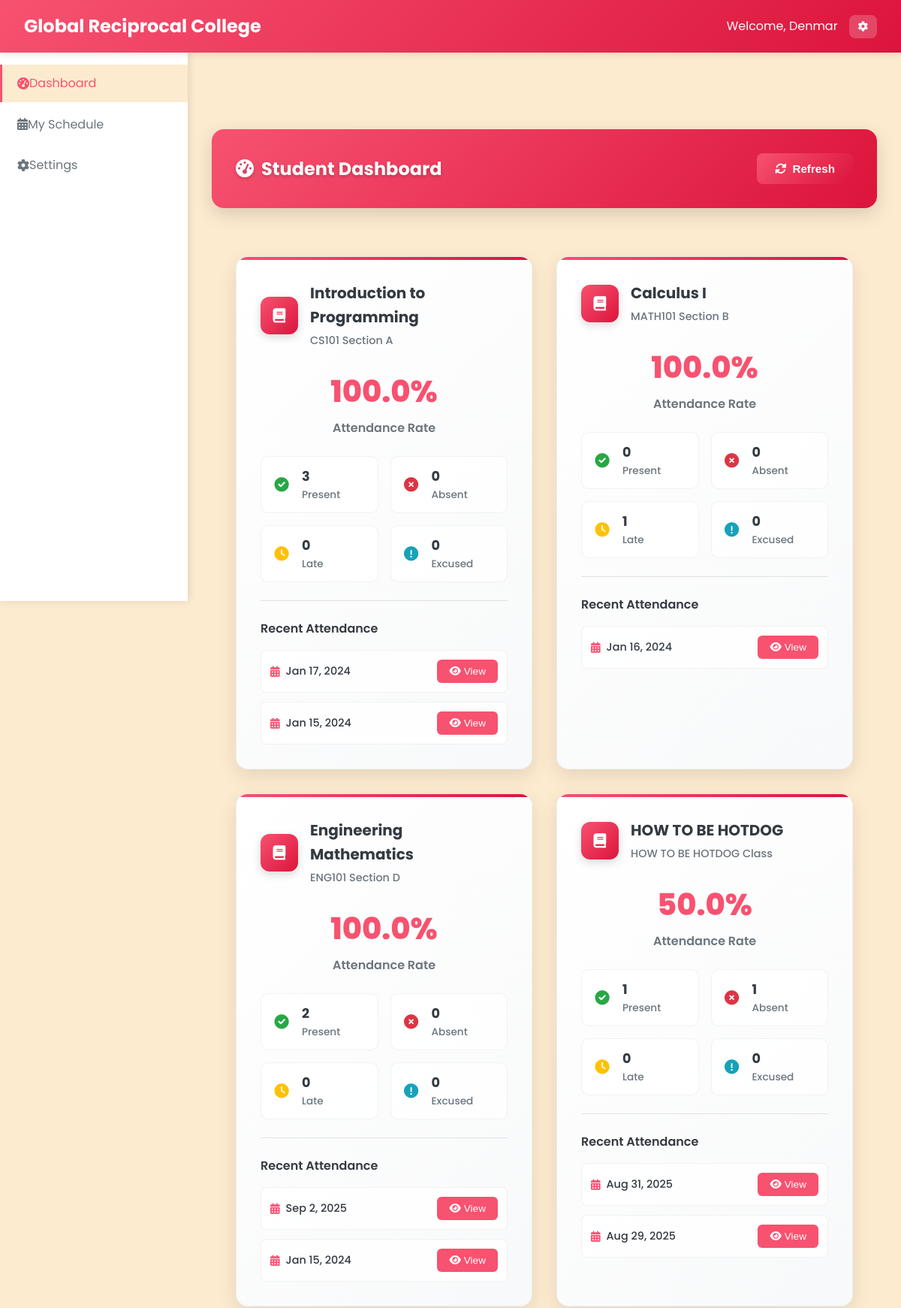
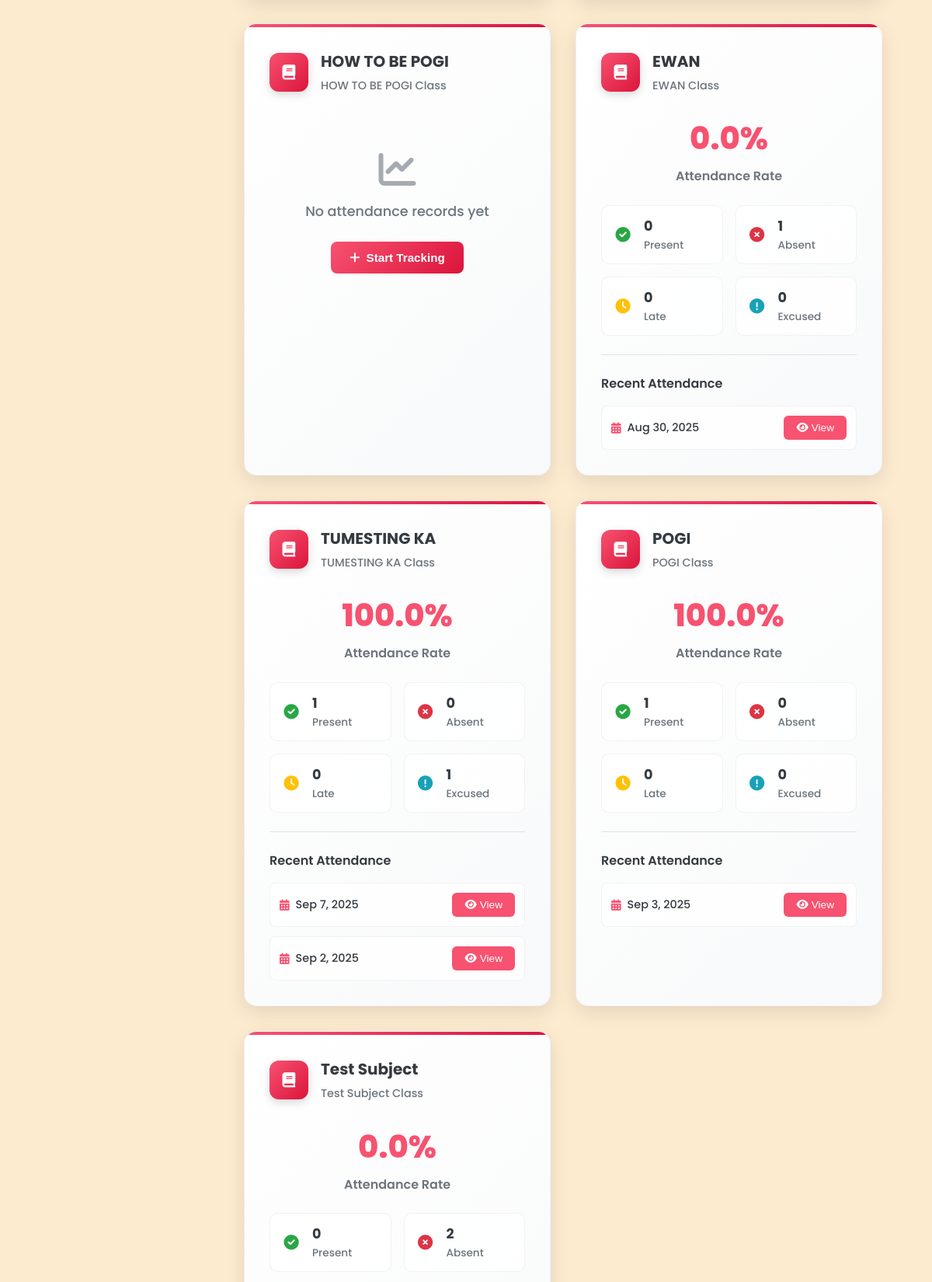
The app's page /Student/student_dashboard.php (signed in, upper part) with its own data (2 pictures, top to bottom).
### tables this page shows
CREATE TABLE `classes` (
  `class_id` varchar(20) NOT NULL,
  `class_name` varchar(100) NOT NULL,
  `class_code` varchar(20) NOT NULL,
  `subject_id` varchar(20) DEFAULT NULL,
  `professor_id` varchar(20) DEFAULT NULL,
  `schedule` varchar(100) DEFAULT NULL,
  `room` varchar(50) DEFAULT NULL,
  `created_at` datetime NOT NULL,
  `updated_at` datetime NOT NULL,
  `section` varchar(10) DEFAULT NULL
);

CREATE TABLE `subjects` (
  `subject_id` varchar(20) NOT NULL,
  `subject_name` varchar(100) NOT NULL,
  `subject_code` varchar(20) NOT NULL,
  `description` text DEFAULT NULL,
  `credits` int(11) NOT NULL,
  `created_at` datetime NOT NULL,
  `updated_at` datetime NOT NULL
);

### Student/student_dashboard.php (the view, shortened to what this page needs)
     <?php
require_once '../php/db.php';
$student_id = $_SESSION['user_id'];
?>
<!DOCTYPE html>
<html lang="en">
<head>
    <link rel="stylesheet" href="../css/styles_fixed.css">
    <link rel="stylesheet" href="https://cdnjs.cloudflare.com/ajax/libs/font-awesome/6.0.0/css/all.min.css">
</head>
<body>
    <?php include '../includes/navbar_student.php'; ?>
    <?php include '../includes/sidebar_student.php'; ?>
    <main class="main-content">
        <div class="table-header-enhanced">
            <h2 class="table-title-enhanced"><i class="fas fa-tachometer-alt" style="margin-right: 10px;"></i>Student Dashboard</h2>
            <div class="table-actions-enhanced">
                <button class="btn btn-primary" onclick="refreshDashboard()">
                    <i class="fas fa-sync-alt"></i>
                    Refresh
                </button>
            </div>
        </div>
        <div class="dashboard-container">
        <?php
        $stmt = $pdo->prepare("SELECT c.class_id, c.class_name, s.subject_name
                               FROM student_classes sc
                               JOIN classes c ON sc.class_id = c.class_id
                               JOIN subjects s ON c.subject_id = s.subject_id
                               WHERE sc.student_id = ?");
        $stmt->execute([$student_id]);
        $student_subjects = $stmt->fetchAll();
        $attendance_stats = [];
        $recent_dates = [];
        foreach ($student_subjects as $subject) {
            $query = "SELECT
                        COUNT(*) as total_records,
                        SUM(CASE WHEN status = 'Present' THEN 1 ELSE 0 END) as present,
                        SUM(CASE WHEN status = 'Absent' THEN 1 ELSE 0 END) as absent,
                        SUM(CASE WHEN status = 'Late' THEN 1 ELSE 0 END) as late,
                        SUM(CASE WHEN status = 'Excused' THEN 1 ELSE 0 END) as excused
                      FROM attendance
                      WHERE student_id = ? AND class_id = ?";
            $stmt2 = $pdo->prepare($query);
            $stmt2->execute([$student_id, $subject['class_id']]);
            $stats = $stmt2->fetch();
            $attendance_stats[$subject['class_id']] = $stats;
            $query = "SELECT DISTINCT date
                      FROM attendance
                      WHERE student_id = ? AND class_id = ?
                      ORDER BY date DESC
                      LIMIT 2";
            $stmt3 = $pdo->prepare($query);
            $stmt3->execute([$student_id, $subject['class_id']]);
            $dates = $stmt3->fetchAll(PDO::FETCH_COLUMN);
            $recent_dates[$subject['class_id']] = $dates;
        }
        ?>
        <div class="stats-grid">
            <?php foreach ($student_subjects as $subject):
                $stats = $attendance_stats[$subject['class_id']] ?? null;
            ?>
            <div class="stat-card-enhanced">
                <div class="stat-header-enhanced">
                    <div class="stat-icon-enhanced">
                        <i class="fas fa-book"></i>
                    </div>
                    <div class="stat-info-enhanced">
                        <h3 class="stat-title-enhanced"><?php echo htmlspecialchars($subject['subject_name']); ?></h3>
                        <p class="stat-subtitle-enhanced"><?php echo htmlspecialchars($subject['class_name']); ?></p>
                    </div>
                </div>
                <?php if ($stats && $stats['total_records'] > 0):
                    $attendance_rate = ($stats['present'] + $stats['late'] + $stats['excused']) / $stats['total_records'] * 100;
                ?>
                <div class="stat-metrics-enhanced">
                    <div class="stat-main-metric">
                        <div class="stat-value-enhanced"><?php echo number_format($attendance_rate, 1); ?>%</div>
                        <div class="stat-label-enhanced">Attendance Rate</div>
                    </div>
                    <div class="stat-breakdown-enhanced">
                        <div class="stat-breakdown-item">
                            <i class="fas fa-check-circle stat-breakdown-icon" style="color: #28a745;"></i>
                            <div>
                                <div class="stat-breakdown-value"><?php echo $stats['present']; ?></div>
                                <div class="stat-breakdown-label">Present</div>
                            </div>
                        </div>
                        <div class="stat-breakdown-item">
                            <i class="fas fa-times-circle stat-breakdown-icon" style="color: #dc3545;"></i>
                            <div>
                                <div class="stat-breakdown-value"><?php echo $stats['absent']; ?></div>
                                <div class="stat-breakdown-label">Absent</div>
                            </div>
                        </div>
                        <div class="stat-breakdown-item">
                            <i class="fas fa-clock stat-breakdown-icon" style="color: #ffc107;"></i>
                            <div>
                                <div class="stat-breakdown-value"><?php echo $stats['late']; ?></div>
                                <div class="stat-breakdown-label">Late</div>
                            </div>
                        </div>
                        <div class="stat-breakdown-item">
                            <i class="fas fa-exclamation-circle stat-breakdown-icon" style="color: #17a2b8;"></i>
                            <div>
                                <div class="stat-breakdown-value"><?php echo $stats['excused']; ?></div>
                                <div class="stat-breakdown-label">Excused</div>
                            </div>
                        </div>
                    </div>
                </div>
                <?php if (!empty($recent_dates[$subject['class_id']])): ?>
                <div class="stat-actions-enhanced">
                    <h4 class="stat-section-title">Recent Attendance</h4>
                    <div class="stat-recent-list">
                        <?php foreach ($recent_dates[$subject['class_id']] as $date): ?>
                        <div class="stat-recent-item">
                            <div class="stat-recent-date">
                                <i class="fas fa-calendar-alt" style="color: var(--primary);"></i>
                                <?php echo date('M j, Y', strtotime($date)); ?>
                            </div>
                            <button class="stat-action-btn" onclick="openAttendanceModal('<?php echo $subject['class_id']; ?>', '<?php echo $date; ?>')">
                                <i class="fas fa-eye"></i>
                                View
                            </button>
                        </div>
                        <?php endforeach; ?>
                    </div>
                </div>
                <?php endif; ?>
                <?php else: ?>
                <div class="stat-empty-enhanced">
                    <i class="fas fa-chart-line stat-empty-icon"></i>
                    <div class="stat-empty-text">No attendance records yet</div>
                    <button class="stat-primary-btn">
                        <i class="fas fa-plus"></i>
                        Start Tracking
                    </button>
                </div>
                <?php endif; ?>
            </div>
            <?php endforeach; ?>
        </div>
        </div>
</body>
</html>

### records on screen
classes: subject.subject_name "Introduction to Programming", class_name "CS101 Section A", attendance_rate "100.0", present "3", absent "0", late "0", excused "0", class_id "Jan 17, 2024", class_id "Jan 15, 2024"
classes: subject.subject_name "Calculus I", class_name "MATH101 Section B", attendance_rate "100.0", present "0", absent "0", late "1", excused "0", class_id "Jan 16, 2024"
classes: subject.subject_name "Engineering Mathematics", class_name "ENG101 Section D", attendance_rate "100.0", present "2", absent "0", late "0", excused "0", class_id "Sep 2, 2025", class_id "Jan 15, 2024"
classes: subject.subject_name "HOW TO BE HOTDOG", class_name "HOW TO BE HOTDOG Class", attendance_rate "50.0", present "1", absent "1", late "0", excused "0", class_id "Aug 31, 2025", class_id "Aug 29, 2025"
classes: subject.subject_name "HOW TO BE POGI", class_name "HOW TO BE POGI Class", shows "No attendance records yet"
classes: subject.subject_name "EWAN", class_name "EWAN Class", attendance_rate "0.0", present "0", absent "1", late "0", excused "0", class_id "Aug 30, 2025"
classes: subject.subject_name "TUMESTING KA", class_name "TUMESTING KA Class", attendance_rate "100.0", present "1", absent "0", late "0", excused "1", class_id "Sep 7, 2025", class_id "Sep 2, 2025"
classes: subject.subject_name "POGI", class_name "POGI Class", attendance_rate "100.0", present "1", absent "0", late "0", excused "0", class_id "Sep 3, 2025"
classes: subject.subject_name "Test Subject", class_name "Test Subject Class", attendance_rate "0.0", present "0", absent "2"

### other values on screen
$_SESSION['first_name'] "Denmar"
